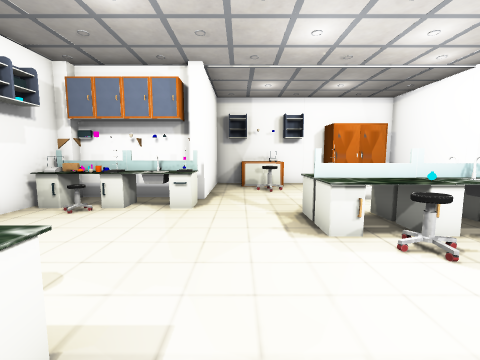
View 1 (above)

16 first-person views from a walk through a 3-D level made in the Unity game engine. The camera is 1.4 m above the floor, tilts 6° down and sees 90° across. The floor is counted in squares, 1 m on a side. Each view is taken from the middle of a square. On the plan, view 1 faces up. The plan holds only what a view shows up to about 13 squares ahead; the rest is blank. The player is left out. Some animated figures are left out. Some surface patterns are stand-ins.

View 2
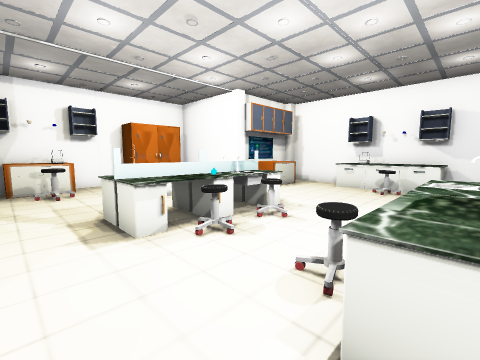

View 3
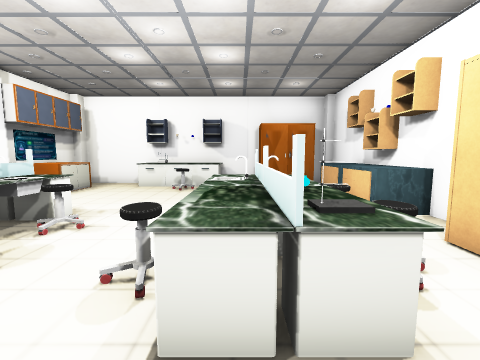

View 4
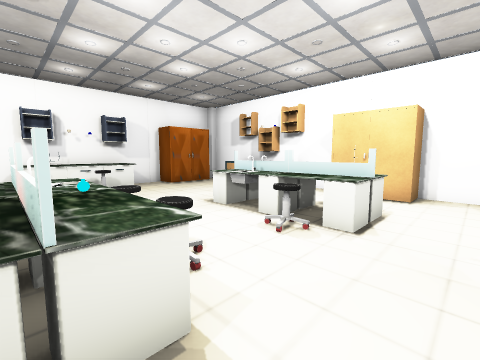

View 5
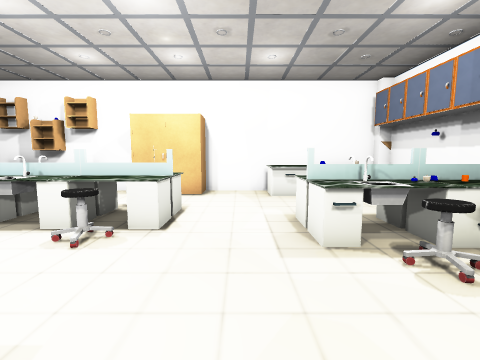

View 6
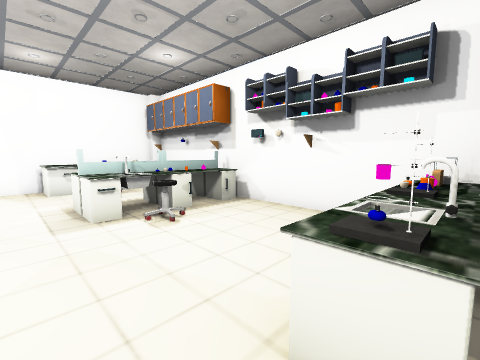

View 7
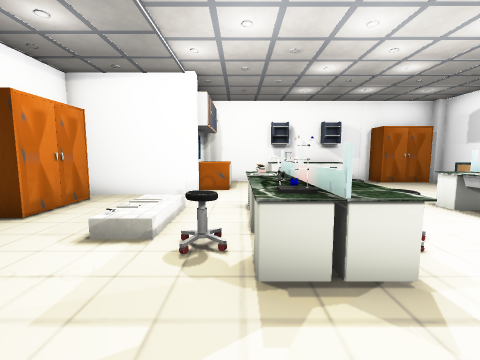

View 8
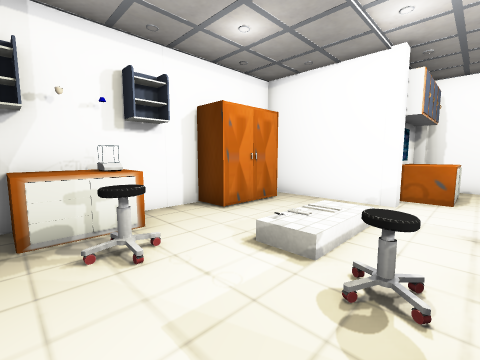

View 9
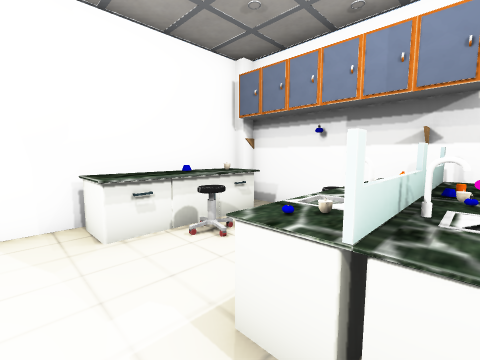

View 10
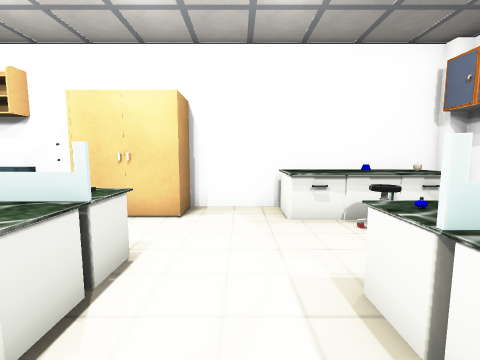

View 11
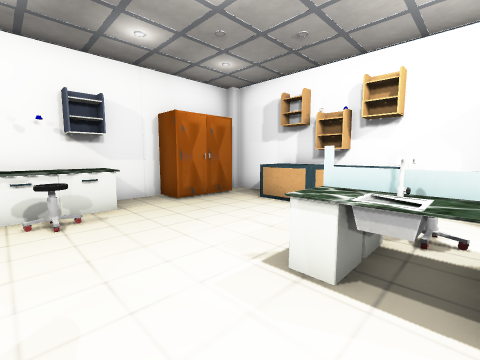

View 12
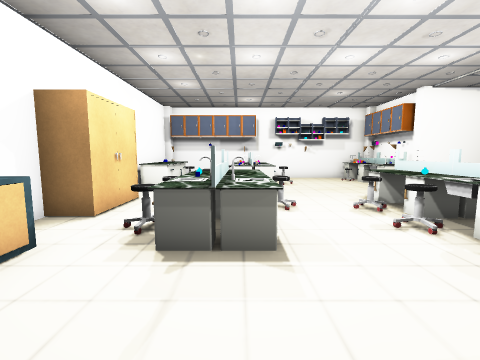

View 13
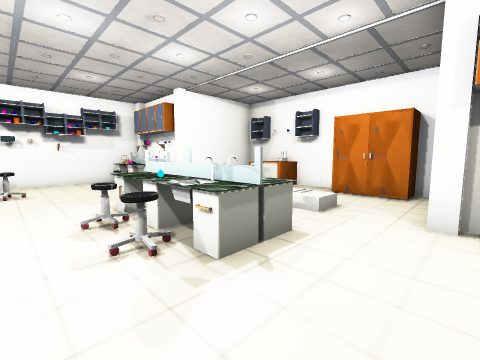

View 14
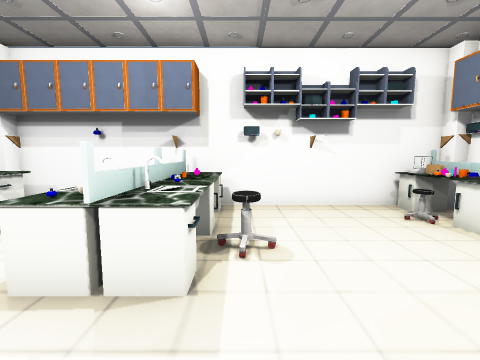

View 15
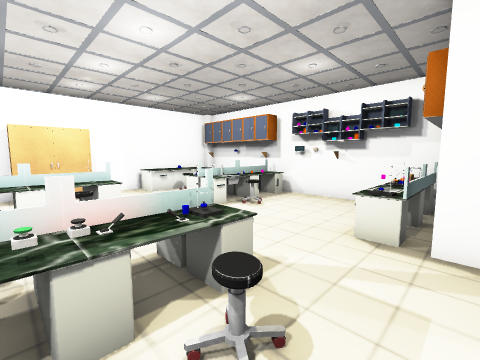

View 16
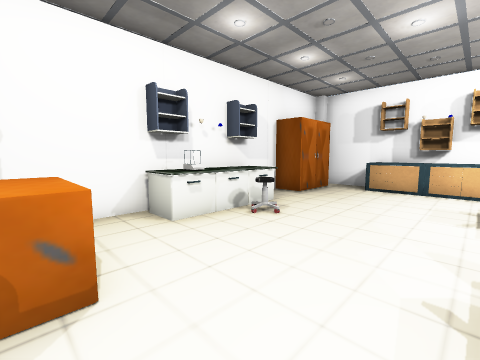

### Floor plan
Points are (right, up) in squares from view 1. A wall is a line through its corners. A room is listed if a view was taken in it or the views show most of it. See-through windows are left out.
Room 1 (views 1, 2, 3, 4, 5, 6, 7, 8, 9, 10, 11, 12, 13, 14, 15, 16)
walls: (-2.4, 7) (-3.5, 7); (7.4, 8.4) (7.4, 11.9) (6.5, 11.9); (3.6, -4.4) (11.2, -4.4); (-3.4, 7.1) (-2.4, 7.1); (-3.4, 7.9) (-4.5, 7.9); (4.2, 11.9) (-1.1, 11.9) (-1.1, 8.4); (-5.6, 7.6) (-5.6, -3.5); (11.9, -1) (11.9, 7.6); (11.5, 7.9) (8.4, 7.9); (-5.2, -4.4) (1.4, -4.4)
objects: other object (-5, -4); other object (-5, -4) to (-4, -3); other object (-5, 1) to (-4, 1); other object (-5, 2); other object (-5, 6); other object (-5, 7); other object (-5, 8); other object (-4, -1); other object (-4, 0); other object (-4, 2); other object (-4, 5); other object (-4, 6); other object (-4, 7); other object (-3, -4); other object (-3, -3) to (-3, -2); other object (-3, 1); other object (-3, 2) to (-2, 2); other object (-3, 6) to (-1, 7); other object (-3, 8); other object (-2, -4) to (-1, -3); other object (-2, -1); other object (-2, 0); other object (-2, 1); other object (-2, 7); other object (-1, 0); other object (-1, 1); other object (-1, 8); other object (0, 11); other object (1, -4) to (4, -3); other object (1, 9) to (1, 10); other object (1, 11) to (2, 11); other object (2, -1); other object (2, 0) to (3, 0); other object (2, 1) to (3, 1); other object (2, 4); other object (2, 5); other object (2, 6); other object (3, -2); other object (3, -1); other object (3, 3); other object (3, 4); other object (3, 5); other object (3, 6) to (3, 7); other object (4, -2) to (5, -2); other object (4, -1); other object (4, 0); other object (4, 4); other object (4, 5) to (5, 6); other object (4, 11) to (5, 11); other object (5, -1) to (6, -1); other object (5, 0); other object (5, 3); other object (5, 4) to (6, 5); other object (5, 5); other object (6, -3) to (7, -3); other object (6, 0); other object (7, -4); other object (8, -4) to (9, -3); other object (8, 8); other object (9, 2); other object (9, 7) to (10, 7); other object (10, 1) to (11, 4); other object (11, -3) to (11, -1); other object (12, -4)

Where each view was taken, in squares from view 1:
view 1: 0 up, 0 right, facing up
view 2: 0 up, 0 right, facing up-right
view 3: 0 up, 0 right, facing right
view 4: 5 up, 0 right, facing down-right
view 5: 5 up, 0 right, facing down
view 6: 7 up, 0 right, facing down-left
view 7: 6 up, 1 left, facing right
view 8: 6 up, 0 right, facing up-right
view 9: 1 up, 0 right, facing down-left
view 10: 2 up, 0 right, facing down
view 11: 3 up, 4 right, facing down-right
view 12: 0 up, 9 right, facing left
view 13: 2 up, 8 right, facing up-left
view 14: 2 up, 1 right, facing left
view 15: 8 up, 4 right, facing down-left
view 16: 7 up, 6 right, facing down-right
